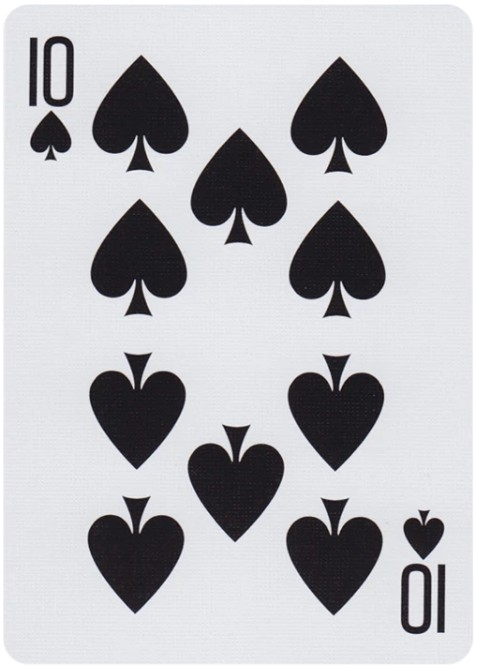
#> input picture Jungmin/clean code/spade10.jpg, 477 x 666 px
$ jupyter execute --allow-errors '191207 shape, number separate_raw.ipynb'
#> lines starting #> are read from the running program, lines starting #| are printed output that depends on the picture
[cell 1]
import numpy as np
import cv2
import matplotlib.pyplot as plt
from numpy import linalg as LA
import os
import pandas as pd

[cell 2]
data_loc = '../../dataset/'
#> (the rest of this cell did not finish here and is left out)

#> (a cell that did not finish here is left out)

#> (a cell that did not finish here is left out)

## 층화추출

[cell 5]
from sklearn.model_selection import StratifiedShuffleSplit

split = StratifiedShuffleSplit(n_splits=1, test_size=0.2, random_state=42)

#> (a cell that did not finish here is left out)

#> (a cell that did not finish here is left out)

#> (a cell that did not finish here is left out)

## 전처리

[cell 9]
def pca(D, num=30):
    L = np.dot(D.T, D)
    w, v = LA.eig(L)


    # 고유값 0인거 제거
    zero_eigen = [i for i in range(len(w)) if abs(w[i]) <1e-4]
    j=0
    for i in zero_eigen:
        w = np.delete(w, i-j, axis=0)
        v = np.delete(v, i-j, axis=1)
        j+=1

    # 고유값 내림차순으로 정렬
    ww = np.sort(w.real)[::-1]
    index = np.argsort(w.real)[::-1]
    vv = np.array([v[:,i].real for i in list(index)]).T

    ww = ww[:num]
    vv = vv[:, :num]

    u = np.dot(D, vv)
    u = u/(LA.norm(u, axis=0))

    weight=np.dot(u.T,D)
    return u, weight

#> (a cell that did not finish here is left out)

[cell 11]
from sklearn.svm import SVC
svc_shape = SVC(kernel = 'linear', C=0.6, gamma = 'auto', random_state=42)
#> (the rest of this cell did not finish here and is left out)

[cell 12]
from sklearn.linear_model import LogisticRegression
lr_shape = LogisticRegression(solver='liblinear', multi_class='auto', C=70.0, random_state=42)
#> (the rest of this cell did not finish here and is left out)

#> (a cell that did not finish here is left out)

[cell 14]
from sklearn.svm import SVC
svc_num = SVC(kernel = 'linear', C=2.0, gamma = 'auto', random_state=42)
#> (the rest of this cell did not finish here and is left out)

[cell 15]
from sklearn.linear_model import LogisticRegression
lr_num = LogisticRegression(solver='liblinear', multi_class='auto', C=70.0, random_state=42)
#> (the rest of this cell did not finish here and is left out)

[cell 16]
test_img = cv2.imread('spade10.jpg')
#> test_img is the input picture: shape (666, 477, 3); mean B, G, R 188.3, 184.2, 184.2
test_img = cv2.cvtColor(test_img,cv2.COLOR_BGR2GRAY)
#> test_img: shape (666, 477)
img_resize = cv2.resize(test_img, (100, 120), interpolation=cv2.INTER_AREA)
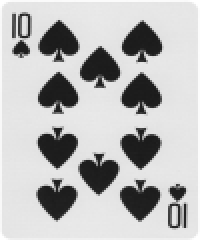
#> img_resize: shape (120, 100) (shown 2 times larger); min 27, max 255, mean 184.5
img_resize = img_resize.reshape((-1,))
#> img_resize = 12000 values, max 255 at index 0, min 27 at index 1528, mean 184.5
#> (the rest of this cell did not finish here and is left out)


$ run again, with Jungmin/clean code/spade4.jpg copied over Jungmin/clean code/spade10.jpg
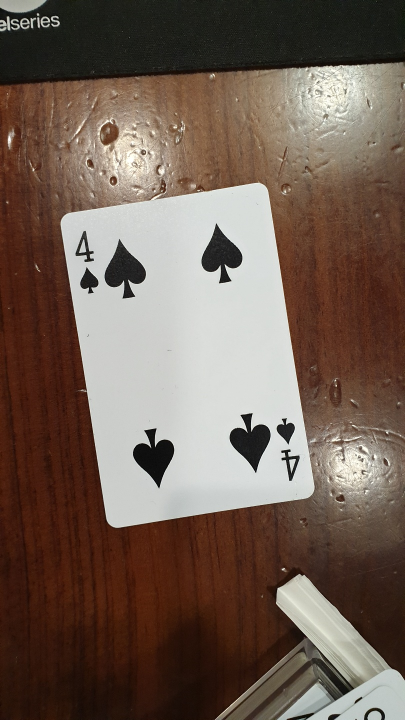
#> input picture Jungmin/clean code/spade4.jpg, 810 x 1440 px (shown at 1/2 size)
#> test_img is the input picture: shape (1440, 810, 3); mean B, G, R 84.2, 95.4, 113.3
#> `test_img = cv2.cvtColor(test_img,cv2.COLOR_BGR2GRAY)`:
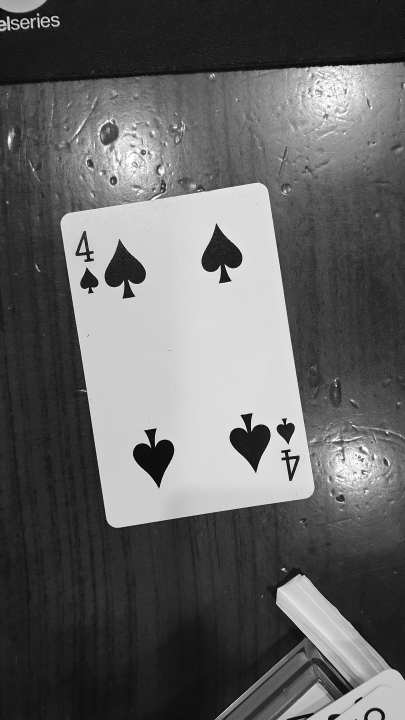
#> test_img: shape (1440, 810) (shown at 1/2 size); min 0, max 255, mean 99.5
#> `img_resize = cv2.resize(test_img, (100, 120), interpolation=cv2.INTER_..`:
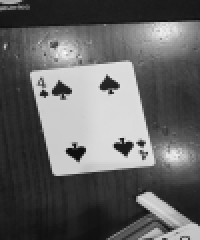
#> img_resize: shape (120, 100) (shown 2 times larger); min 14, max 251, mean 99.5
#> `img_resize = img_resize.reshape((-1,))`: img_resize = 12000 values, max 251 at index 2632, min 14 at index 7537, mean 99.5

$ run again, with Jungmin/clean code/card3.jpg copied over Jungmin/clean code/spade10.jpg
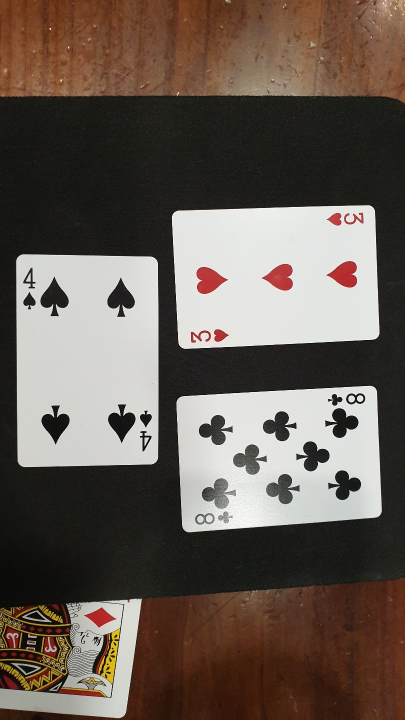
#> input picture Jungmin/clean code/card3.jpg, 810 x 1440 px (shown at 1/2 size)
#> test_img is the input picture: shape (1440, 810, 3); mean B, G, R 83.3, 92, 103.2
#> `test_img = cv2.cvtColor(test_img,cv2.COLOR_BGR2GRAY)`:
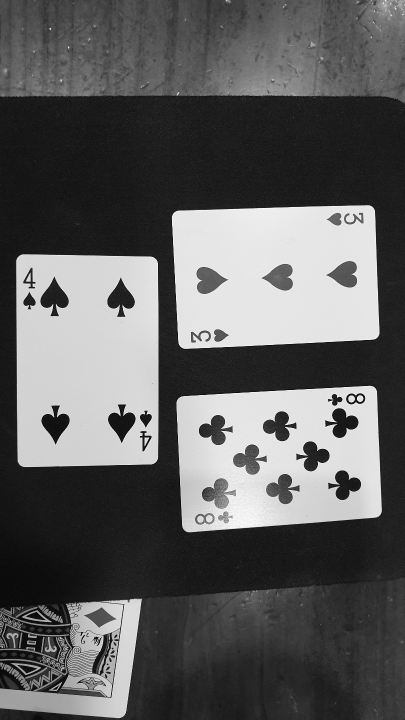
#> test_img: shape (1440, 810) (shown at 1/2 size); min 0, max 255, mean 94.4
#> `img_resize = cv2.resize(test_img, (100, 120), interpolation=cv2.INTER_..`:
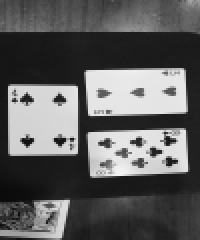
#> img_resize: shape (120, 100) (shown 2 times larger); min 11, max 243, mean 94.4
#> `img_resize = img_resize.reshape((-1,))`: img_resize = 12000 values, max 243 at index 8659, min 11 at index 9400, mean 94.37
